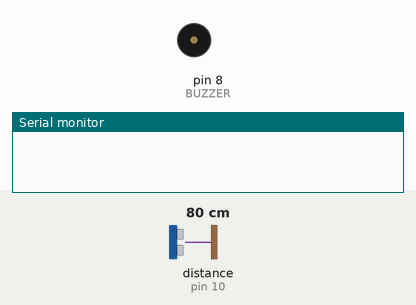
Simulated run of this sketch. Board: Arduino Uno, built with avr-gcc and run on an emulated ATmega328P. Shown: buzzer (waves = sounding), the last lines printed to the serial monitor. Wiring (inferred from the names in the program): ultrasonic range finder: trigger pin 9; echo pin 10. The test bench sets the inputs (shaded band); at power-on: distance to the obstacle (sensor on pin 10) 80 cm. The echo pulse lasts 58.3 µs per cm.

Above: at 1.2 s.
1.3 s: distance to the obstacle (sensor on pin 10) set to 33 cm
2.8 s: distance to the obstacle (sensor on pin 10) set to 28 cm
At 3.2 s:
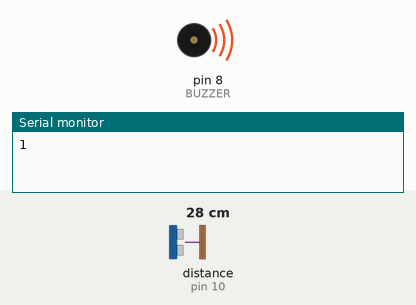
5.8 s: distance to the obstacle (sensor on pin 10) set to 35 cm
At 6.7 s:
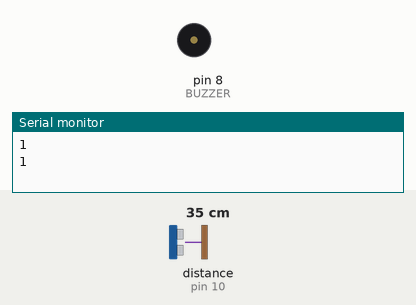
Timing chart, 0 to 8.8 s (numbered marks = the images above; inputs shaded):
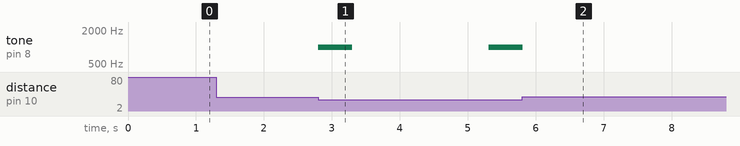

The sketch:

sensor_ultrass_nico.ino
```cpp
#define TRIG 9
#define ECHO 10
#define BUZZER 8

long duracao;
int distancia;

void setup() {
  pinMode(TRIG, OUTPUT);
  pinMode(ECHO, INPUT);
  pinMode(BUZZER, OUTPUT);
  Serial.begin(9600);
}

void loop() {
  digitalWrite(TRIG, LOW);
  delayMicroseconds(2);
  digitalWrite(TRIG, HIGH);
  delayMicroseconds(10);
  digitalWrite(TRIG, LOW);

  duracao = pulseIn(ECHO, HIGH);
  distancia = duracao * 0.034 / 2;

  if (distancia < 30 && distancia > 0) {
    tone(BUZZER, 1000);  // Liga o buzzer com frequência de 1kHz
    Serial.println("1");
    delay(500);
    noTone(BUZZER);      // Desliga o buzzer
    delay(2000);         // Espera antes da próxima leitura
  } else {
    noTone(BUZZER);
  }
}
```

Measured:
- the behaviour switches between 31 and 30 cm on distance to the obstacle (sensor on pin 10) (found by bisection; images 0 and 1)
- after the input at 1.3 s, every drawn part: stays the same
- after the input at 2.8 s, tone on pin 8 (BUZZER): silent → 1000 Hz at once, → silent 0.50 s later, → 1000 Hz 2.0 s later
- after the input at 5.8 s, tone on pin 8 (BUZZER): goes on until 5.8 s, then stays silent
